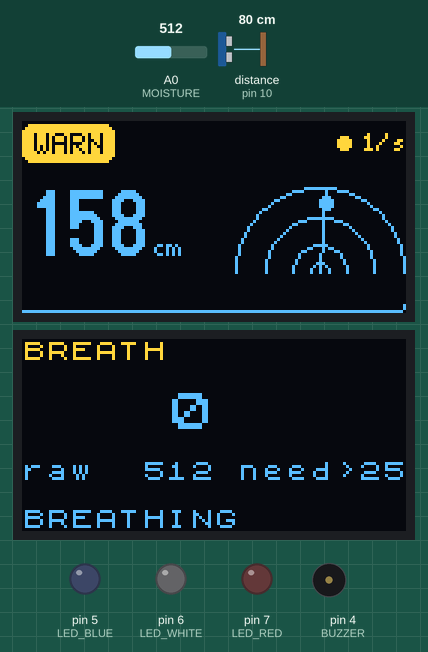
Recording of a sketch running on a simulated Arduino Nano, built with avr-gcc and run on an emulated ATmega328P. Shown: 2 × 128×64 one-colour display, output pins drawn as LEDs (lit = HIGH), buzzer (waves = sounding). Wiring (inferred from the names in the program): ultrasonic range finder: trigger pin 9; echo pin 10. Inputs (shaded band) come from the test bench; at power-on: distance to the obstacle (sensor on pin 10) 80 cm, A0 (MOISTURE) = 512. The echo pulse lasts 58.3 µs per cm; the OLED is the two-colour kind (top 16 rows yellow); pins used as bus, display or sensor lines are not drawn; what the sketch prints to the serial monitor is not drawn.

Above: at 4.8 s.
4.9 s: distance to the obstacle (sensor on pin 10) set to 2 cm
At 7.1 s:
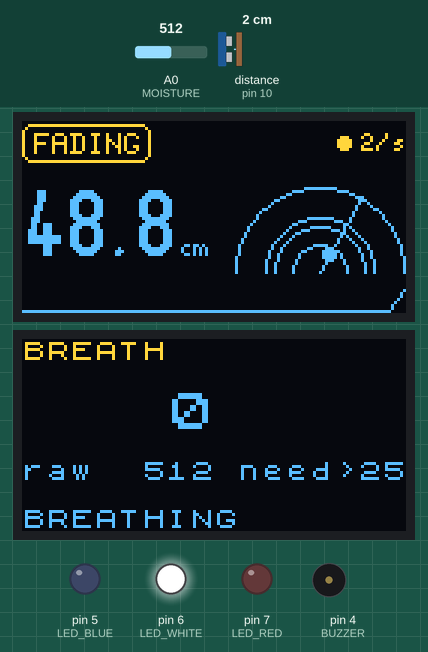
7.5 s: A0 (MOISTURE) set to 900
At 8.9 s:
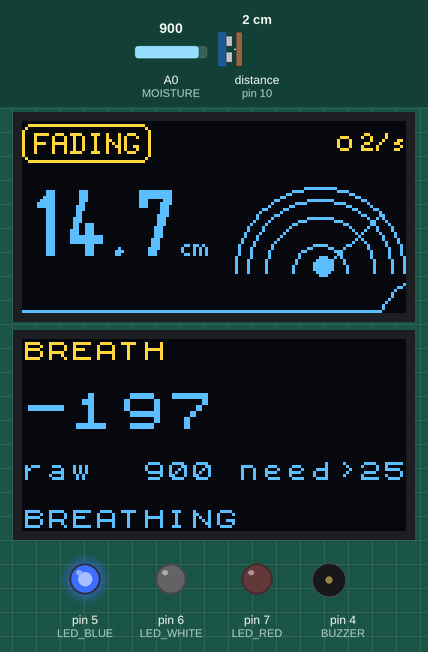
9.9 s: A0 (MOISTURE) set to 122
At 11.66 s:
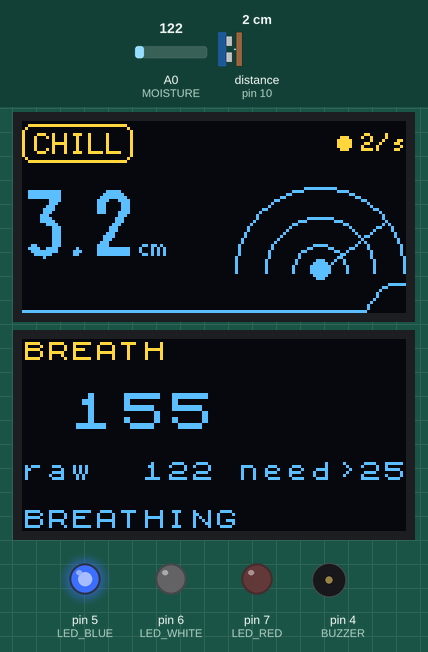
12.8 s: distance to the obstacle (sensor on pin 10) set to 60 cm
At 14.1 s:
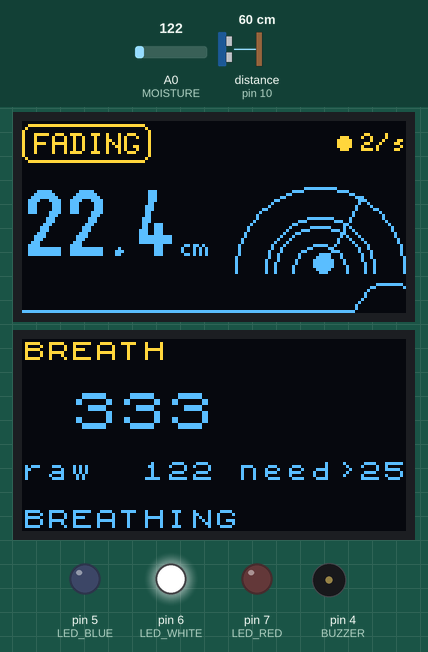
Timing chart, 0 to 17.0 s (numbered marks = the images above; inputs shaded):
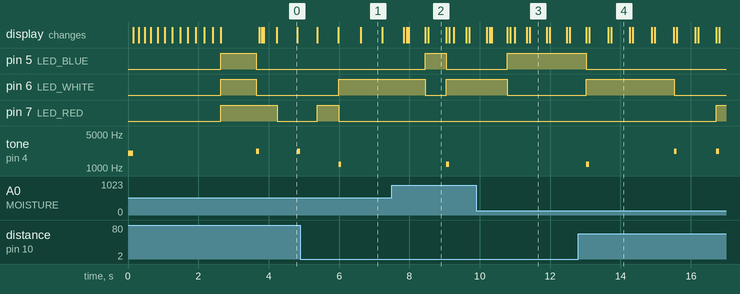

Measured:
- after the input at 4.9 s, pin 6 (LED_WHITE): LOW → HIGH after 1.1 s
- after the input at 7.5 s, the display: first differs from a run without the input after 0.42 s (image 2 shows a later state)
- after the input at 9.9 s, pin 5 (LED_BLUE): LOW → HIGH after 0.88 s; pin 6 (LED_WHITE): HIGH → LOW after 0.88 s; tone on pin 4 (BUZZER): stays silent (without the input it goes to 1200 Hz after 1.5 s)
- after the input at 12.8 s, pin 5 (LED_BLUE): HIGH → LOW after 0.23 s; pin 6 (LED_WHITE): LOW → HIGH after 0.23 s, → LOW 2.5 s later
- what the display in image 0 shows lasts 0.6 s, from 4.2 s to 4.8 s
- what the display in image 2 shows lasts 0.5 s, from 8.5 s to 9.0 s

The sketch:

sensor_prototype.ino
```cpp
// sensor_prototype.ino: our Sensor Prototype. Started from the template's
// oled_demo.ino (bench.ino plus a 0.96in OLED readout).
//
// Prints "cm 42.5 moisture 512 breath 3" lines at 9600 for sense-serial.js.
// The piece wants attention: breathe on the moisture sensor and stay close and
// it is chill. Walk away and stop breathing on it and three LEDs count down
// (blue, white, red) and the beeper gets more intense. Come back and it calms down.
//
// Two screens. The first is the ultrasonic's: on the two-colour panels the top
// 16 rows are yellow: that strip is the status (level badge, readings per
// second). The blue below is the data: the distance, a sonar ping whose blip
// sits at the measured range, and a scrolling trace of the history. The second
// is the moisture sensor's: the breath number, big, and whether it counts.
//
// Wiring, Arduino Nano:
//   HC-SR04  VCC -> 5V    GND -> GND    TRIG -> D9    ECHO -> D10
//   OLED 1   VCC -> 5V    GND -> GND    SDA  -> D12   SCL  -> D11  (distance)
//   OLED 2   VCC -> 5V    GND -> GND    SDA  -> A1    SCL  -> A2   (breath)
//   Soil     VCC -> 5V    GND -> GND    AOUT -> A0   (capacitive v2.0, our breath sensor)
//   Buzzer   +   -> D4    -   -> GND
//   LEDs     D5 -> 220 ohm -> blue long leg, D6 -> white, D7 -> red; short legs -> GND
// The OLEDs are SSD1306, 128 x 64, I2C at 0x3C. Needs the U8g2 library.

#include <U8g2lib.h>

// Both screens answer at 0x3C, so each gets its own bus. Both are software
// I2C (the Nano's hardware bus is only on A4/A5), which cannot freeze on a
// loose wire but is slower: a full frame on the first screen takes a while.

// Page mode: draws the screen in eight strips with a 128-byte buffer, because
// the Nano has 2 KB of RAM and a full frame would take half of it.
U8G2_SSD1306_128X64_NONAME_1_SW_I2C oled(U8G2_R0, /* clock (SCL) = */ 11, /* data (SDA) = */ 12, U8X8_PIN_NONE);

// The second screen, on A1/A2 (used as digital pins). Text-only U8x8 mode:
// no frame buffer, and it only sends the lines we rewrite, so it is quick.
U8X8_SSD1306_128X64_NONAME_SW_I2C breathScreen(/* clock (SCL) = */ A2, /* data (SDA) = */ A1, U8X8_PIN_NONE);
const unsigned long BREATH_SCREEN_MS = 250;  // redraw it four times a second
unsigned long breathScreenAt = 0;

const int TRIG = 9;
const int ECHO = 10;
const int MOISTURE = A0;         // soil sensor AOUT (the yellow wire)
const int BUZZER = 4;            // buzzer + leg (the longer one)
const int LED_BLUE = 5;
const int LED_WHITE = 6;
const int LED_RED = 7;

// ---- Tuning: change these from what the Serial Monitor shows, and log every
// change in the README break log. ----------------------------------------------
const float FADE_CM = 12.0;      // past this, or with no breath: blue -> white
const float WARN_CM = 50.0;      // past this: white -> red
const float ALARM_CM = 150.0;    // past this: red -> alarm (the browser's "present" line)
const int BREATH_DELTA = 25;     // how far "breath" must rise to count as a breath
const unsigned long BREATH_GRACE_MS = 5000;  // one breath keeps it chill this long
const unsigned long ALARM_HOLD_MS = 1000;    // must stay past ALARM_CM this long first
const unsigned long ALARM_MAX_MS = 60000;    // buzzer gives up after this (0 = never)
// The warning beeps before the alarm: white is slow and low, red is fast and high.
const unsigned long FADE_BEEP_MS = 2000;     // white: one beep this often
const int FADE_BEEP_HZ = 1200;
const unsigned long WARN_BEEP_MS = 700;      // red: one beep this often
const int WARN_BEEP_HZ = 2200;

// The four levels, worst last. Plain numbers rather than an enum, because the
// Arduino IDE's auto-generated prototypes can trip over enums.
const uint8_t CHILL = 0;
const uint8_t FADING = 1;
const uint8_t WARN = 2;
const uint8_t ALARM = 3;
uint8_t level = CHILL;

const float NEAR_CM = 30.0;      // blip size on the sonar, screen only
const float MAX_CM = 200.0;      // top of the graph and the sonar range

const int GRAPH_H = 10;          // the trace, rows 53 to 63
uint8_t hist[128];               // one column per reading, 0..GRAPH_H
uint8_t head = 0;

float smooth = MAX_CM;
float sweep = 0;                 // sonar sweep angle, degrees
int sweepDir = 1;
uint8_t ping = 0;                // expanding ring radius
uint8_t rate = 0;                // readings in the last second, for the header
uint8_t count = 0;
unsigned long rateStart = 0;

float moistSmooth = 0;           // the moisture reading, smoothed
float baseline = 0;              // what the sensor reads with nobody breathing on it
unsigned long lastBreath = 0;    // millis() of the last breath
unsigned long farSince = 0;      // when they went past ALARM_CM; 0 = not past it
unsigned long alarmSince = 0;    // when the alarm started
unsigned long sirenStep = 0;     // when the siren last changed pitch
bool sirenHigh = false;
unsigned long lastBeep = 0;      // when the last warning beep started; 0 = beep now

float readCm() {
  digitalWrite(TRIG, LOW);
  delayMicroseconds(2);
  digitalWrite(TRIG, HIGH);
  delayMicroseconds(10);
  digitalWrite(TRIG, LOW);
  unsigned long us = pulseIn(ECHO, HIGH, 30000);
  return us ? us / 58.0 : 400.0;
}

void splash() {
  for (uint8_t r = 2; r < 70; r += 6) {
    oled.firstPage();
    do {
      oled.drawCircle(64, 32, r);
      if (r > 8) oled.drawCircle(64, 32, r - 8);
      oled.setFont(u8g2_font_6x12_tr);
      oled.drawStr(28, 36, "SENSOR LAYER");
    } while (oled.nextPage());
  }
}

void calibrateBreath() {
  // Average the sensor for about a second while nobody breathes on it. All
  // three LEDs stay on meanwhile, which also proves they are wired.
  digitalWrite(LED_BLUE, HIGH);
  digitalWrite(LED_WHITE, HIGH);
  digitalWrite(LED_RED, HIGH);
  long sum = 0;
  for (int i = 0; i < 50; i++) {
    sum += analogRead(MOISTURE);
    delay(20);
  }
  baseline = sum / 50.0;
  moistSmooth = baseline;
}

void updateLevel(float cm, unsigned long now) {
  // Only breath AND closeness together keep it chill (and silent). Missing
  // either one is at least FADING; past that, the further away, the worse.
  bool breathedRecently = now - lastBreath < BREATH_GRACE_MS;
  uint8_t next;
  if (breathedRecently && cm < FADE_CM) next = CHILL;
  else if (cm < WARN_CM) next = FADING;
  else if (cm < ALARM_CM) next = WARN;
  else {
    // One bad echo can read as far away, so wait ALARM_HOLD_MS before the alarm.
    if (farSince == 0) farSince = now;
    next = now - farSince >= ALARM_HOLD_MS ? ALARM : WARN;
  }
  if (cm < ALARM_CM) farSince = 0;

  if (next == level) return;
  if (next == ALARM) {
    alarmSince = now;
    sirenStep = 0;
  }
  if (level == ALARM) {
    noTone(BUZZER);
    tone(BUZZER, 2500, 60);      // they came back: one short chirp
  }
  lastBeep = 0;                  // a new level beeps straight away
  level = next;
}

void updateOutputs(unsigned long now) {
  bool blink = (now / 400) % 2;  // slow blink: the warning
  bool flash = (now / 150) % 2;  // fast flash: the alarm
  digitalWrite(LED_BLUE, level == CHILL || (level == ALARM && flash));
  digitalWrite(LED_WHITE, level == FADING || (level == ALARM && flash));
  digitalWrite(LED_RED, (level == WARN && blink) || (level == ALARM && !flash));

  // White and red beep before the alarm, so the sound steps up with the LEDs.
  if (level == FADING || level == WARN) {
    unsigned long every = level == FADING ? FADE_BEEP_MS : WARN_BEEP_MS;
    if (lastBeep == 0 || now - lastBeep >= every) {
      tone(BUZZER, level == FADING ? FADE_BEEP_HZ : WARN_BEEP_HZ, 80);
      lastBeep = now;
    }
    return;
  }
  if (level != ALARM) return;
  if (ALARM_MAX_MS != 0 && now - alarmSince >= ALARM_MAX_MS) {
    noTone(BUZZER);              // gave up; the LEDs keep flashing
    return;
  }
  // A two-tone siren that speeds up the longer they stay away: each pitch
  // lasts 300 ms at first, down to 60 ms after 12 seconds.
  unsigned long step = 300 - min(now - alarmSince, 12000UL) / 50;
  if (sirenStep == 0 || now - sirenStep >= step) {
    sirenHigh = !sirenHigh;
    tone(BUZZER, sirenHigh ? 3000 : 1800);
    sirenStep = now;
  }
}

void drawHeader() {
  // Rows 0-15, the yellow strip: level badge left, readings per second right.
  const char *labels[] = {"CHILL", "FADING", "WARN", "ALARM"};
  const char *label = labels[level];
  oled.setFont(u8g2_font_6x12_tr);
  int w = oled.getStrWidth(label) + 8;
  if (level >= WARN) {             // warn and alarm: solid badge
    oled.drawRBox(0, 1, w, 13, 3);
    oled.setDrawColor(0);
    oled.drawStr(4, 11, label);
    oled.setDrawColor(1);
  } else {
    oled.drawRFrame(0, 1, w, 13, 3);
    oled.drawStr(4, 11, label);
  }
  char buf[8];
  oled.setFont(u8g2_font_5x8_tr);
  itoa(rate, buf, 10);
  strcat(buf, "/s");
  int rw = oled.getStrWidth(buf);
  oled.drawStr(127 - rw, 10, buf);
  // a pulse that blinks once per reading, beside the rate
  if (head & 1) oled.drawDisc(127 - rw - 6, 7, 2);
  else oled.drawCircle(127 - rw - 6, 7, 2);
}

void drawNumber(float cm) {
  char buf[8];
  oled.setFont(u8g2_font_logisoso22_tn);
  // The smoothed value creeps toward 400 (no echo) but never reaches it.
  if (cm >= 399.0) {
    strcpy(buf, "---");
  } else {
    dtostrf(cm, 0, cm < 100 ? 1 : 0, buf);
  }
  oled.drawStr(0, 45, buf);
  int x = oled.getStrWidth(buf) + 2;
  oled.setFont(u8g2_font_5x8_tr);
  oled.drawStr(x, 45, "cm");
}

void drawSonar(float cm) {
  const int ox = 99, oy = 50, R = 28;
  // range rings and the frame of the fan
  oled.drawCircle(ox, oy, R / 3, U8G2_DRAW_UPPER_LEFT | U8G2_DRAW_UPPER_RIGHT);
  oled.drawCircle(ox, oy, 2 * R / 3, U8G2_DRAW_UPPER_LEFT | U8G2_DRAW_UPPER_RIGHT);
  oled.drawCircle(ox, oy, R, U8G2_DRAW_UPPER_LEFT | U8G2_DRAW_UPPER_RIGHT);
  // the outgoing ping
  if (ping < R) oled.drawCircle(ox, oy, ping, U8G2_DRAW_UPPER_LEFT | U8G2_DRAW_UPPER_RIGHT);
  // the sweep line
  float a = (sweep - 90) * DEG_TO_RAD;
  oled.drawLine(ox, oy, ox + R * cos(a), oy + R * sin(a));
  // the blip, at the measured range along the sweep
  if (cm < MAX_CM) {
    float r = cm / MAX_CM * R;
    int bx = ox + r * cos(a), by = oy + r * sin(a);
    oled.drawDisc(bx, by, cm < NEAR_CM ? 3 : 2);
  }
}

void drawGraph() {
  // A trace, oldest at the left: a line reads cleaner than solid bars, on the
  // panel and in a photo of it.
  const int y0 = 63;
  for (uint8_t x = 1; x < 128; x++) {
    uint8_t a = hist[(head + x - 1) % 128];
    uint8_t b = hist[(head + x) % 128];
    oled.drawLine(x - 1, y0 - a, x, y0 - b);
  }
}

void drawBreathScreen(int moisture, int breath, unsigned long now) {
  // Text mode writes over what was there, so every line is padded with spaces
  // to cover the old, longer value. 16 characters fill a line.
  char buf[17];
  breathScreen.setFont(u8x8_font_chroma48medium8_r);
  breathScreen.drawString(0, 0, "BREATH");
  snprintf(buf, sizeof buf, "%4d", breath);
  breathScreen.draw2x2String(0, 2, buf);     // rows 2-3, big
  snprintf(buf, sizeof buf, "raw %4d need>%-2d", moisture, BREATH_DELTA);
  breathScreen.drawString(0, 5, buf);
  bool breathing = now - lastBreath < BREATH_GRACE_MS;
  breathScreen.drawString(0, 7, breathing ? "BREATHING       " : "no breath       ");
}

void setup() {
  Serial.begin(9600);            // sense-serial.js opens the port at this speed
  Serial.println("boot");        // checkpoints: the last one printed shows where it stopped
  pinMode(TRIG, OUTPUT);
  pinMode(ECHO, INPUT);
  pinMode(BUZZER, OUTPUT);
  pinMode(LED_BLUE, OUTPUT);
  pinMode(LED_WHITE, OUTPUT);
  pinMode(LED_RED, OUTPUT);
  tone(BUZZER, 2000, 150);       // startup beep: proves the buzzer is wired
  oled.begin();
  Serial.println("oled ok");
  breathScreen.begin();
  breathScreen.setFont(u8x8_font_chroma48medium8_r);
  breathScreen.drawString(0, 0, "BREATH");
  breathScreen.drawString(0, 7, "hands off...");
  Serial.println("screen 2 ok");
  splash();
  calibrateBreath();
  lastBreath = millis();         // start chill, with the usual grace period
  Serial.println("ready");
}

void loop() {
  unsigned long now = millis();
  float cm = readCm();

  // Breath makes the sensor read lower (damper), so "breath" is how far below
  // its baseline it sits. The baseline follows slow drift, like the room's
  // humidity, but is far too slow to follow a breath.
  int moisture = analogRead(MOISTURE);   // 0-1023; lower = wetter
  moistSmooth += (moisture - moistSmooth) * 0.3;
  baseline += (moistSmooth - baseline) * 0.001;
  int breath = (int)(baseline - moistSmooth);
  if (breath > BREATH_DELTA) lastBreath = now;

  Serial.print("cm ");
  Serial.print(cm, 1);
  Serial.print(" moisture ");
  Serial.print(moisture);
  Serial.print(" breath ");
  Serial.print(breath);
  Serial.println();

  smooth += (min(cm, 400.0f) - smooth) * 0.35;

  updateLevel(smooth, now);
  updateOutputs(now);

  if (now - breathScreenAt >= BREATH_SCREEN_MS) {
    drawBreathScreen(moisture, breath, now);
    breathScreenAt = now;
  }

  count++;
  if (millis() - rateStart >= 1000) {
    rate = count;
    count = 0;
    rateStart = millis();
  }

  // closer reads taller in the graph
  float c = constrain(smooth, 0, MAX_CM);
  hist[head] = (uint8_t)((1.0 - c / MAX_CM) * GRAPH_H);
  head = (head + 1) % 128;

  sweep += 6 * sweepDir;
  if (sweep > 60 || sweep < -60) sweepDir = -sweepDir;
  ping = (ping + 3) % 36;

  oled.firstPage();
  do {
    drawHeader();
    drawNumber(smooth);
    drawSonar(smooth);
    drawGraph();
  } while (oled.nextPage());
}
```
